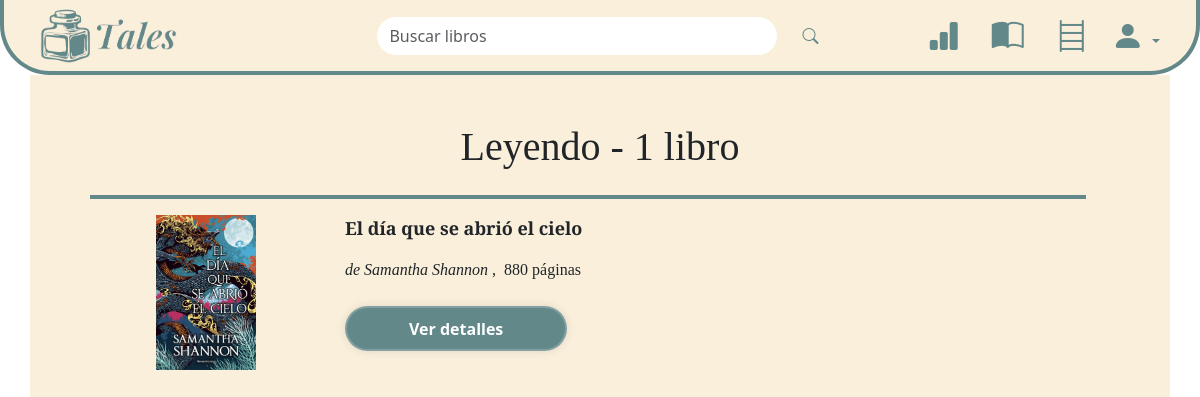
The page /tales/libreria/5/ (signed in) on the database its author committed.
### talesApp/models.py (models this page shows, shortened)
class Libreria (models.Model):
    id_libreria = models.AutoField(primary_key=True)
    id_usuario = models.ForeignKey(Usuario, on_delete=models.CASCADE)
    id_libro = models.ManyToManyField(Libro, blank=True)
    titulo = models.CharField(max_length=255)
    n_libros_estanteria = models.IntegerField(default=0)

class Libro(models.Model):
    id_libro = models.AutoField(primary_key=True)
    id_saga = models.ManyToManyField('Saga')
    id_autor = models.ManyToManyField('Autor')
    id_genero = models.ManyToManyField('Genero')
    n_paginas = models.IntegerField()
    n_saga = models.IntegerField(null=True, blank=True)
    titulo = models.CharField(max_length=255)
    isbn = models.CharField(max_length=13)
    fecha_publicacion = models.DateField()
    sinopsis = models.TextField()
    portada = models.ImageField(upload_to='portadas_libro')

class Autor(models.Model):
    id_autor = models.AutoField(primary_key=True)
    nombre_autor = models.CharField(max_length=255)
    apellido_autor = models.CharField(max_length=255, null=True, blank=True)
    biografia = models.TextField()
    foto_autor = models.ImageField(upload_to='autores')
    fecha_nacimiento = models.DateField()
    fecha_defuncion = models.DateField(null=True, blank=True)
    nacionalidad = models.CharField(max_length=255)

### talesApp/views.py (the view)
# urls.py: path('libreria/<int:id_libreria>/', views.ver_detalles_libreria, name='ver_detalles_libreria'),
@login_required
def ver_detalles_libreria(request, id_libreria):
    libreria = get_object_or_404(Libreria, pk=id_libreria)
    usuario = get_object_or_404(Usuario, user=request.user)
    libros = libreria.id_libro.all()
    nombre = libreria.titulo
    context = {
        'titulo' : nombre,
        'usuario' : usuario,
        'libreria': libreria,
        'libros': libros
    }
    return render(request, 'ver_detalles_libreria.html', context=context)

### talesApp/context_processors.py (called while the page is built)
def frase_aleatoria_login(request):
    frases = Frase.objects.select_related('id_autor').all()
    if frases:
        frase = random.choice(frases)
    else:
        frase = "oh oh, aqui deberia haber una frase"
    return {'frase' : frase }

def usuario_autenticado(request):
    return {'usuario_autenticado': request.user}

### talesApp/templates/ver_detalles_libreria.html (shortened to what this page needs)
{% extends 'base/base.html' %}
{% block content %}
<div class="container busqueda">
    <div class="row">
        <div class="col-12 col-md-12 pt-5 d-flex justify-content-center">
                <div class="row d-flex align-items-end">
                    <h1>{{libreria.titulo}}
                        {% if libreria.n_libros_estanteria == 0 %}
                        {% elif libreria.n_libros_estanteria == 1 %}
                            - {{libreria.n_libros_estanteria}} libro
                        {% else %}
                            - {{libreria.n_libros_estanteria}} libros
                        {% endif %}
                    </h1>
                </div>
        </div>
    </div>
    <div class="row justify-content-start px-5 w-100">
        <div class="col-12 justify-content-center w-100 no-margin">
            {% if libros%}
                {% for libro in libros %}
                    <div class="resultado">
                        <hr class="separador">
                        <div class="row">
                            <div class="col-3 d-flex justify-content-center align-items-center">
                                <img src="{{ libro.portada.url }}" alt="Portada de {{ libro.titulo }}" style="width: 100px;">
                            </div>
                            <div class="col-9">
                                <p class="titulo">{{ libro.titulo }}</p>
                                <p>
                                    <span class="autores">
                                        de
                                        {% for autor in libro.id_autor.all %}
                                            <a href="{% url 'ver_detalles_autor' autor.id_autor %}">
                                            {{ autor.nombre_autor }}
                                            {% if autor.apellido_autor %}
                                                {{ autor.apellido_autor }}</a>
                                            {% endif %}
                                        {% endfor %}
                                    </span>
                                    , &nbsp;{{ libro.n_paginas }} páginas
                                </p>
                                <a href="{% url 'ver_detalles_libro' libro.id_libro %}"><button class="py-2 my-2 ver_detalles_libro">Ver detalles</button></a>
                            </div>
                        </div>
                    </div>
                {% endfor %}
            {% else %}
            <div class="row text-center py-5">
                <h5>¡Vaya! Parece que no tienes libros!</h5>
            </div>
            {% endif %}
        </div>
    </div>
</div>
{% endblock %}

### talesApp/static/css/base.css (style rules this page uses)
* { margin: 0; padding: 0; box-sizing: border-box; }
html,body { height: 100%; }
body { font-family: 'Playfair Display'; font-weight: 600; }
hr { border: 2px solid #638889 !important; opacity: 1 !important; }
a { color: inherit; outline: none; text-decoration: none; }
a:link, a:visited { color: inherit; outline: none; text-decoration: none; }
h1, h2, h3, h4, h5 { font-family: 'Playfair Display'; font-weight: 700; }
p { font-family: 'Playfair Display'; }
html { font-size: 100%; }
h1 { font-size: 4.210rem; }
.busqueda { background-color: #F9EFDB !important; }
.ver_detalles_libro { width: 30%; height: 45px; background: #638889; border: none; outline: none; border: 2px solid rgba(255, 255, 255, .2); border-radius: 40px; font-size: 16px; box-shadow: 0 0 10px rgba(0, 0, 0, .1); cursor: pointer; color: #fff; font-weight: 600; }
.resultado { margin-bottom: 20px; }
.titulo { font-size: 18px; font-weight: bold; }
.autores { font-style: italic; }
.separador { border: 2px solid #638889 !important; }
.sagas a, .autores a { text-decoration: none; color: inherit; }

### rows shown on the page
Libreria: titulo "Leyendo", n_libros_estanteria "1"
Libro: portada (picture), titulo "El día que se abrió el cielo", n_paginas "880"
Autor: nombre_autor "Samantha", apellido_autor "Shannon"
